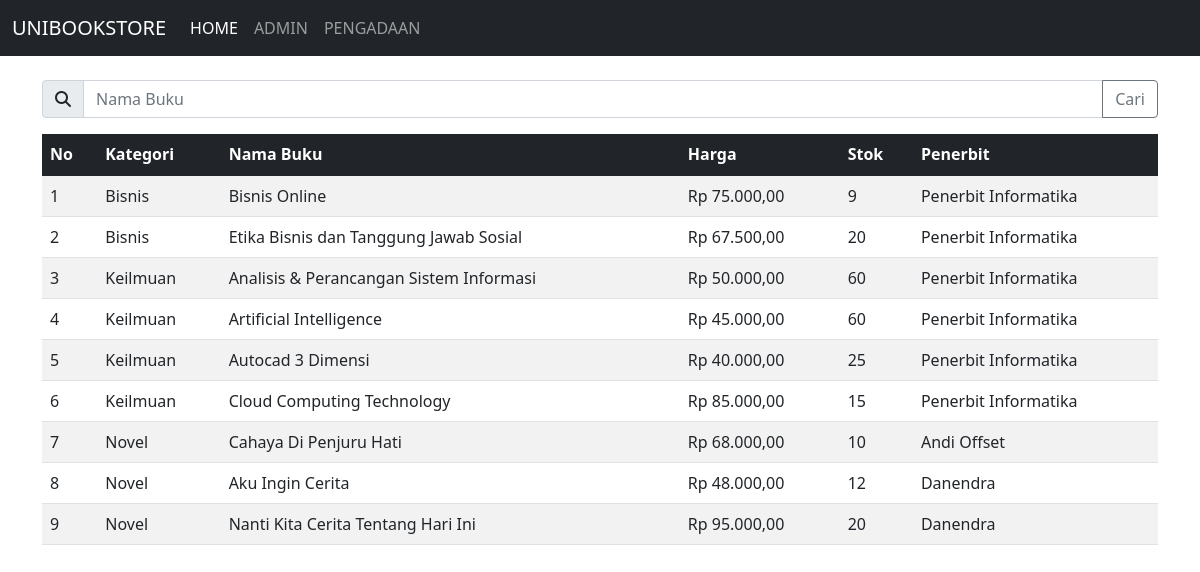
The page / on the database its author committed.
### tables this page shows
CREATE TABLE `buku` (
  `id_buku` varchar(5) NOT NULL,
  `id_penerbit` varchar(4) NOT NULL,
  `kategori` enum('Bisnis','Keilmuan','Novel') NOT NULL,
  `nama_buku` varchar(191) NOT NULL,
  `harga` int NOT NULL,
  `stok` int NOT NULL,
  PRIMARY KEY (`id_buku`),
  KEY `penerbit_buku` (`id_penerbit`),
  CONSTRAINT `penerbit_buku` FOREIGN KEY (`id_penerbit`) REFERENCES `penerbit` (`id_penerbit`) ON DELETE CASCADE ON UPDATE CASCADE
);

CREATE TABLE `penerbit` (
  `id_penerbit` varchar(4) NOT NULL,
  `nama` varchar(191) NOT NULL,
  `alamat` varchar(191) NOT NULL,
  `kota` varchar(191) NOT NULL,
  `telepon` varchar(191) NOT NULL,
  PRIMARY KEY (`id_penerbit`)
);

### index.php (the view, shortened to what this page needs)
<!DOCTYPE html>
<html lang="en">
<?php
  include_once("database/config.php");
  $page = isset($_GET['page']) ? $_GET['page'] : 'home';
?>
<head>
  <link href="https://cdn.jsdelivr.net/npm/bootstrap@5.1.3/dist/css/bootstrap.min.css" rel="stylesheet">
  <link href="https://cdnjs.cloudflare.com/ajax/libs/font-awesome/6.2.1/css/all.min.css" rel="stylesheet">
</head>
<body>
  <?php
    include_once("layouts/navbar.php");
  ?>
  <div class="container">
    <form action="index.php" method="get">
      <div class="input-group mb-3">
        <span class="input-group-text" id="basic-addon1"><i class="fa-solid fa-magnifying-glass"></i></span>
        <input type="text" name="cari" class="form-control" placeholder="Nama Buku">
        <input class="btn btn-outline-secondary" type="submit" value="Cari">
      </div>
    </form>
    <table class="table table-striped ">
      <thead class="table-dark">
        <tr>
          <th scope="col">No</th>
          <th scope="col">Kategori</th>
          <th scope="col">Nama Buku</th>
          <th scope="col">Harga</th>
          <th scope="col">Stok</th>
          <th scope="col">Penerbit</th>
        </tr>
      </thead>
      <tbody>
      <?php
      if(isset($_GET['cari'])){
        $cari = $_GET['cari'];
        $data = mysqli_query($mysqli, "select a.*, b.* from buku a inner join penerbit b on a.id_penerbit=b.id_penerbit where nama_buku like '%".$cari."%' order by id_buku asc");
      }else{
        $data = mysqli_query($mysqli, "select a.*, b.* from buku a inner join penerbit b on a.id_penerbit=b.id_penerbit order by id_buku asc");
      }
      $no = 1;
      $fmt = new NumberFormatter('id_ID', NumberFormatter::CURRENCY);
      while($d = mysqli_fetch_array($data)){
      ?>
      <tr>
        <td><?php echo $no++; ?></td>
        <td><?php echo $d['kategori']; ?></td>
        <td><?php echo $d['nama_buku']; ?></td>
        <td><?php echo $fmt->formatCurrency($d['harga'], "IDR"); ?></td>
        <td><?php echo $d['stok']; ?></td>
        <td><?php echo $d['nama']; ?></td>
      </tr>
      <?php } ?>
      </tbody>
    </table>
  </div>
</body>
</html>

### layouts/navbar.php (shortened to what this page needs)
<nav class="navbar navbar-expand-lg navbar-dark bg-dark  mb-4">
  <div class="container-fluid">
    <a class="navbar-brand" href="index">UNIBOOKSTORE</a>
    <div class="collapse navbar-collapse" id="navbarNavAltMarkup">
      <div class="navbar-nav">
        <a class="nav-link <?php echo $page == "home" ? "active" :"" ?>" href="index">HOME</a>
        <a class="nav-link <?php echo $page == "admin" ? "active" :"" ?>" href="admin">ADMIN</a>
        <a class="nav-link <?php echo $page == "pengadaan" ? "active" :"" ?>" href="pengadaan">PENGADAAN</a>
      </div>
    </div>
  </div>
</nav>

### rows shown on the page
buku: kategori "Bisnis", nama_buku "Bisnis Online", harga "Rp 75.000,00", stok "9", id_penerbit.nama "Penerbit Informatika"
buku: kategori "Bisnis", nama_buku "Etika Bisnis dan Tanggung Jawab Sosial", harga "Rp 67.500,00", stok "20", id_penerbit.nama "Penerbit Informatika"
buku: kategori "Keilmuan", nama_buku "Analisis & Perancangan Sistem Informasi", harga "Rp 50.000,00", stok "60", id_penerbit.nama "Penerbit Informatika"
buku: kategori "Keilmuan", nama_buku "Artificial Intelligence", harga "Rp 45.000,00", stok "60", id_penerbit.nama "Penerbit Informatika"
buku: kategori "Keilmuan", nama_buku "Autocad 3 Dimensi", harga "Rp 40.000,00", stok "25", id_penerbit.nama "Penerbit Informatika"
buku: kategori "Keilmuan", nama_buku "Cloud Computing Technology", harga "Rp 85.000,00", stok "15", id_penerbit.nama "Penerbit Informatika"
buku: kategori "Novel", nama_buku "Cahaya Di Penjuru Hati", harga "Rp 68.000,00", stok "10", id_penerbit.nama "Andi Offset"
buku: kategori "Novel", nama_buku "Aku Ingin Cerita", harga "Rp 48.000,00", stok "12", id_penerbit.nama "Danendra"
buku: kategori "Novel", nama_buku "Nanti Kita Cerita Tentang Hari Ini", harga "Rp 95.000,00", stok "20", id_penerbit.nama "Danendra"
